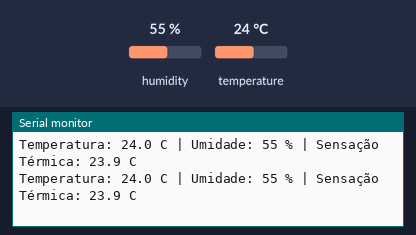
Recording of a sketch running on a simulated Arduino Uno, built with avr-gcc and run on an emulated ATmega328P. On the bench: the last lines printed to the serial monitor. The test bench sets the inputs (shaded band); at power-on: humidity 55 %, temperature 24 °C.

Above: at 4.8 s.
4.9 s: humidity set to 22 %
At 6.5 s:
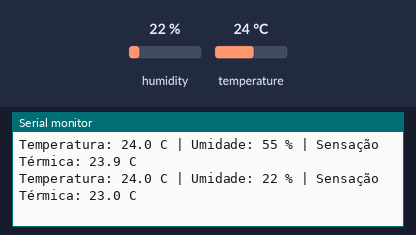
7.9 s: temperature set to 12 °C
At 9.0 s:
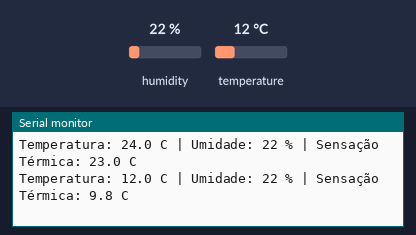
10.9 s: humidity set to 40 %
At 12.6 s:
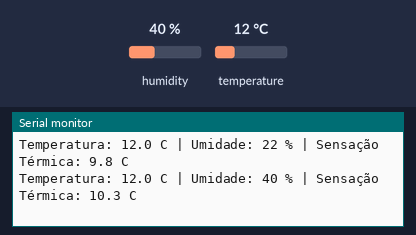
Timing chart, 0 to 14.1 s (numbered marks = the images above; inputs shaded):
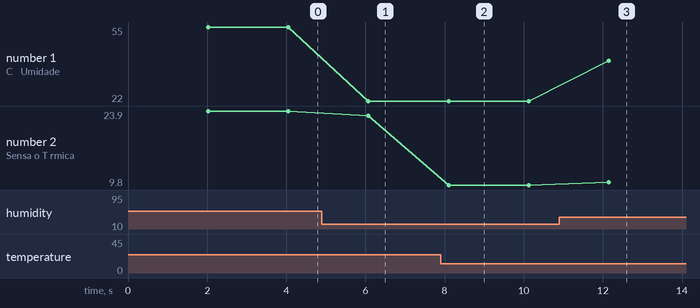

Measured:
- after the input at 4.9 s, the serial monitor: prints a new line after 1.2 s (image 1)
- after the input at 7.9 s, the serial monitor: prints a new line after 0.20 s (image 2)
- after the input at 10.9 s, the serial monitor: prints a new line after 1.2 s (image 3)
- plotted number 1: 55 → 22 after the input at 4.9 s, 22 → 40 after the input at 10.9 s
- plotted number 2: 23.9 → 23 after the input at 4.9 s, 23 → 9.8 after the input at 7.9 s, 9.8 → 10.3 after the input at 10.9 s

The sketch:

p25_termometro_no_monitor_serial.ino
```cpp
/*
 * Projeto 25: Termômetro no Monitor Serial
 * O que faz: Lê temperatura (°C), umidade (%) e sensação térmica do DHT11 e exibe no Monitor Serial.
 * Ligações: D2 (Pino DATA/OUT do DHT11), 5V (VCC), GND (GND)
 * Bibliotecas: DHT sensor library (Adafruit)
 * Material: 80 Projetos Arduino
 */

#include <DHT.h>

const byte PINO_DHT = 2; // Pino de dados do sensor DHT11

DHT dht(PINO_DHT, DHT11);

void setup() {
  Serial.begin(9600);
  dht.begin();
  Serial.println(F("Sistema pronto! Termômetro no Monitor Serial (DHT11)."));
}

void loop() {
  delay(2000); // Intervalo mínimo obrigatório do DHT11 (2 segundos)

  float umidade = dht.readHumidity();
  float temperatura = dht.readTemperature();

  if (isnan(umidade) || isnan(temperatura)) {
    Serial.println(F("Erro de leitura no DHT11! Confira o fio no pino D2."));
    return;
  }

  // Calcula o índice de calor (sensação térmica) em Celsius (false = Celsius)
  float sensacao = dht.computeHeatIndex(temperatura, umidade, false);

  Serial.print(F("Temperatura: "));
  Serial.print(temperatura, 1);
  Serial.print(F(" C | Umidade: "));
  Serial.print((int)umidade);
  Serial.print(F(" % | Sensação Térmica: "));
  Serial.print(sensacao, 1);
  Serial.println(F(" C"));
}
```
